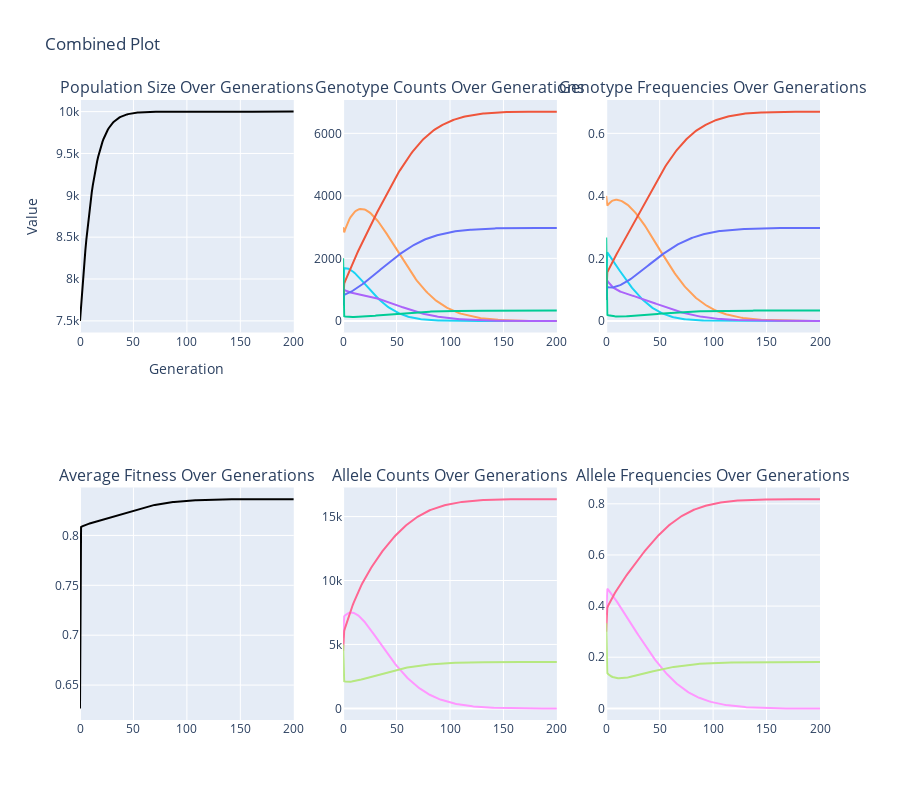

Write notebook code for a chart like this one.
### Code cell
# 1 locus, 3 alleles each (Not HW equilibrium)

generations=200
growth_rate=0.1
drift=0
carrying_capacity = 10000

genotype_counts = {
    (('A1', 'A1'),): 1000,
    (('A1', 'A2'),): 3000,
    (('A1', 'A3'),): 500,
    (('A2', 'A2'),): 500,
    (('A2', 'A3'),): 500,
    (('A3', 'A3'),): 2000,
}

genotype_fitness = {
    (('A1', 'A1'),): 0.8,
    (('A1', 'A2'),): 0.8,
    (('A1', 'A3'),): 0.8,
    (('A2', 'A2'),): 0.8,
    (('A2', 'A3'),): 1.0,
    (('A3', 'A3'),): 0.1,
}

mutations=None

next_genotype_frequencies(generations, genotype_counts, genotype_fitness, growth_rate, carrying_capacity, drift, mutations)

### Figure 1 — Plotly figure (JSON) as saved in the notebook; plotly's stock layout.template omitted (floating-point values rounded to 4 significant figures; data arrays with more than 128 entries replaced by an {"elided": "..."} marker saying what was removed)
{"data": [{"hoverinfo": "text", "line": {"color": "black"}, "mode": "lines", "name": "Population Size", "showlegend": false, "text": {"elided": "201 str values"}, "type": "scatter", "x": {"elided": "201 int values"}, "xaxis": "x", "y": {"elided": "201 float values"}, "yaxis": "y"}, {"hoverinfo": "text", "line": {"color": "#19D3F3"}, "mode": "lines", "name": "A1A1", "showlegend": false, "text": {"elided": "201 str values"}, "type": "scatter", "x": {"elided": "201 int values"}, "xaxis": "x2", "y": {"elided": "201 int values"}, "yaxis": "y2"}, {"hoverinfo": "text", "line": {"color": "#FFA15A"}, "mode": "lines", "name": "A1A2", "showlegend": false, "text": {"elided": "201 str values"}, "type": "scatter", "x": {"elided": "201 int values"}, "xaxis": "x2", "y": {"elided": "201 int values"}, "yaxis": "y2"}, {"hoverinfo": "text", "line": {"color": "#AB63FA"}, "mode": "lines", "name": "A1A3", "showlegend": false, "text": {"elided": "201 str values"}, "type": "scatter", "x": {"elided": "201 int values"}, "xaxis": "x2", "y": {"elided": "201 int values"}, "yaxis": "y2"}, {"hoverinfo": "text", "line": {"color": "#EF553B"}, "mode": "lines", "name": "A2A2", "showlegend": false, "text": {"elided": "201 str values"}, "type": "scatter", "x": {"elided": "201 int values"}, "xaxis": "x2", "y": {"elided": "201 int values"}, "yaxis": "y2"}, {"hoverinfo": "text", "line": {"color": "#636EFA"}, "mode": "lines", "name": "A2A3", "showlegend": false, "text": {"elided": "201 str values"}, "type": "scatter", "x": {"elided": "201 int values"}, "xaxis": "x2", "y": {"elided": "201 int values"}, "yaxis": "y2"}, {"hoverinfo": "text", "line": {"color": "#00CC96"}, "mode": "lines", "name": "A3A3", "showlegend": false, "text": {"elided": "201 str values"}, "type": "scatter", "x": {"elided": "201 int values"}, "xaxis": "x2", "y": {"elided": "201 int values"}, "yaxis": "y2"}, {"hoverinfo": "text", "line": {"color": "#19D3F3"}, "mode": "lines", "name": "A1A1", "showlegend": false, "text": {"elided": "201 str values"}, "type": "scatter", "x": {"elided": "201 int values"}, "xaxis": "x3", "y": {"elided": "201 float values"}, "yaxis": "y3"}, {"hoverinfo": "text", "line": {"color": "#FFA15A"}, "mode": "lines", "name": "A1A2", "showlegend": false, "text": {"elided": "201 str values"}, "type": "scatter", "x": {"elided": "201 int values"}, "xaxis": "x3", "y": {"elided": "201 float values"}, "yaxis": "y3"}, {"hoverinfo": "text", "line": {"color": "#AB63FA"}, "mode": "lines", "name": "A1A3", "showlegend": false, "text": {"elided": "201 str values"}, "type": "scatter", "x": {"elided": "201 int values"}, "xaxis": "x3", "y": {"elided": "201 float values"}, "yaxis": "y3"}, {"hoverinfo": "text", "line": {"color": "#EF553B"}, "mode": "lines", "name": "A2A2", "showlegend": false, "text": {"elided": "201 str values"}, "type": "scatter", "x": {"elided": "201 int values"}, "xaxis": "x3", "y": {"elided": "201 float values"}, "yaxis": "y3"}, {"hoverinfo": "text", "line": {"color": "#636EFA"}, "mode": "lines", "name": "A2A3", "showlegend": false, "text": {"elided": "201 str values"}, "type": "scatter", "x": {"elided": "201 int values"}, "xaxis": "x3", "y": {"elided": "201 float values"}, "yaxis": "y3"}, {"hoverinfo": "text", "line": {"color": "#00CC96"}, "mode": "lines", "name": "A3A3", "showlegend": false, "text": {"elided": "201 str values"}, "type": "scatter", "x": {"elided": "201 int values"}, "xaxis": "x3", "y": {"elided": "201 float values"}, "yaxis": "y3"}, {"hoverinfo": "text", "line": {"color": "black"}, "mode": "lines", "name": "Average Fitness", "showlegend": false, "text": {"elided": "201 str values"}, "type": "scatter", "x": {"elided": "201 int values"}, "xaxis": "x4", "y": {"elided": "201 float values"}, "yaxis": "y4"}, {"hoverinfo": "text", "line": {"color": "#FF97FF"}, "mode": "lines", "name": "A1", "showlegend": false, "text": {"elided": "201 str values"}, "type": "scatter", "x": {"elided": "201 int values"}, "xaxis": "x5", "y": {"elided": "201 int values"}, "yaxis": "y5"}, {"hoverinfo": "text", "line": {"color": "#FF6692"}, "mode": "lines", "name": "A2", "showlegend": false, "text": {"elided": "201 str values"}, "type": "scatter", "x": {"elided": "201 int values"}, "xaxis": "x5", "y": {"elided": "201 int values"}, "yaxis": "y5"}, {"hoverinfo": "text", "line": {"color": "#B6E880"}, "mode": "lines", "name": "A3", "showlegend": false, "text": {"elided": "201 str values"}, "type": "scatter", "x": {"elided": "201 int values"}, "xaxis": "x5", "y": {"elided": "201 int values"}, "yaxis": "y5"}, {"hoverinfo": "text", "line": {"color": "#FF97FF"}, "mode": "lines", "name": "A1", "showlegend": false, "text": {"elided": "201 str values"}, "type": "scatter", "x": {"elided": "201 int values"}, "xaxis": "x6", "y": {"elided": "201 float values"}, "yaxis": "y6"}, {"hoverinfo": "text", "line": {"color": "#FF6692"}, "mode": "lines", "name": "A2", "showlegend": false, "text": {"elided": "201 str values"}, "type": "scatter", "x": {"elided": "201 int values"}, "xaxis": "x6", "y": {"elided": "201 float values"}, "yaxis": "y6"}, {"hoverinfo": "text", "line": {"color": "#B6E880"}, "mode": "lines", "name": "A3", "showlegend": false, "text": {"elided": "201 str values"}, "type": "scatter", "x": {"elided": "201 int values"}, "xaxis": "x6", "y": {"elided": "201 float values"}, "yaxis": "y6"}], "layout": {"annotations": [{"font": {"size": 16}, "showarrow": false, "text": "Population Size Over Generations", "x": 0.1444, "xanchor": "center", "xref": "paper", "y": 1, "yanchor": "bottom", "yref": "paper"}, {"font": {"size": 16}, "showarrow": false, "text": "Genotype Counts Over Generations", "x": 0.5, "xanchor": "center", "xref": "paper", "y": 1, "yanchor": "bottom", "yref": "paper"}, {"font": {"size": 16}, "showarrow": false, "text": "Genotype Frequencies Over Generations", "x": 0.8556, "xanchor": "center", "xref": "paper", "y": 1, "yanchor": "bottom", "yref": "paper"}, {"font": {"size": 16}, "showarrow": false, "text": "Average Fitness Over Generations", "x": 0.1444, "xanchor": "center", "xref": "paper", "y": 0.375, "yanchor": "bottom", "yref": "paper"}, {"font": {"size": 16}, "showarrow": false, "text": "Allele Counts Over Generations", "x": 0.5, "xanchor": "center", "xref": "paper", "y": 0.375, "yanchor": "bottom", "yref": "paper"}, {"font": {"size": 16}, "showarrow": false, "text": "Allele Frequencies Over Generations", "x": 0.8556, "xanchor": "center", "xref": "paper", "y": 0.375, "yanchor": "bottom", "yref": "paper"}], "height": 800, "hovermode": "closest", "title": {"text": "Combined Plot"}, "xaxis": {"anchor": "y", "domain": [0, 0.2889], "title": {"text": "Generation"}}, "xaxis2": {"anchor": "y2", "domain": [0.3556, 0.6444]}, "xaxis3": {"anchor": "y3", "domain": [0.7111, 1]}, "xaxis4": {"anchor": "y4", "domain": [0, 0.2889]}, "xaxis5": {"anchor": "y5", "domain": [0.3556, 0.6444]}, "xaxis6": {"anchor": "y6", "domain": [0.7111, 1]}, "yaxis": {"anchor": "x", "domain": [0.625, 1], "title": {"text": "Value"}}, "yaxis2": {"anchor": "x2", "domain": [0.625, 1]}, "yaxis3": {"anchor": "x3", "domain": [0.625, 1]}, "yaxis4": {"anchor": "x4", "domain": [0, 0.375]}, "yaxis5": {"anchor": "x5", "domain": [0, 0.375]}, "yaxis6": {"anchor": "x6", "domain": [0, 0.375]}}}
